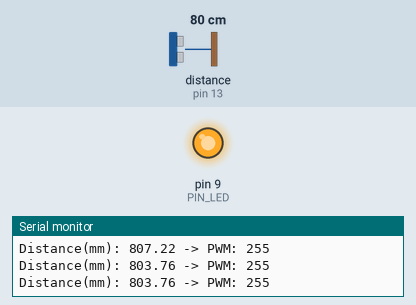
Recording of a sketch running on a simulated Arduino Uno, built with avr-gcc and run on an emulated ATmega328P. On the bench: output pins drawn as LEDs (lit = HIGH), the last lines printed to the serial monitor. Wiring (inferred from the names in the program): ultrasonic range finder: trigger pin 12; echo pin 13. The inputs (shaded band) are chosen by the test bench; at power-on: distance to the obstacle (sensor on pin 13) 80 cm. The echo pulse lasts 58.3 µs per cm; pins used as bus, display or sensor lines are not drawn.

Above: at 1.2 s.
1.3 s: distance to the obstacle (sensor on pin 13) set to 18 cm
At 2.99 s:
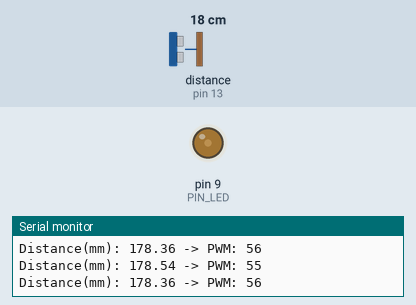
4.3 s: distance to the obstacle (sensor on pin 13) set to 120 cm
Timing chart, 0 to 7.3 s (numbered marks = the images above; inputs shaded):
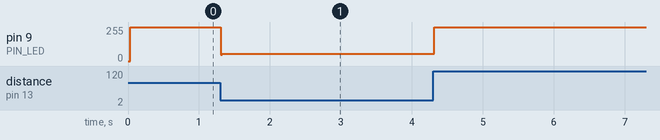

The sketch:

08_example_2.ino
```cpp
#define PIN_LED  9
#define PIN_TRIG 12
#define PIN_ECHO 13

#define SND_VEL 346.0
#define INTERVAL 25
#define PULSE_DURATION 10
#define _DIST_MIN 100.0
#define _DIST_MAX 300.0

#define TIMEOUT ((INTERVAL / 2) * 1000.0)
#define SCALE (0.001 * 0.5 * SND_VEL)

unsigned long last_sampling_time;

void setup() {
  pinMode(PIN_LED, OUTPUT);
  pinMode(PIN_TRIG, OUTPUT);
  pinMode(PIN_ECHO, INPUT);
  Serial.begin(57600);
}

float measure_distance() {
  digitalWrite(PIN_TRIG, HIGH);
  delayMicroseconds(PULSE_DURATION);
  digitalWrite(PIN_TRIG, LOW);
  unsigned long duration = pulseIn(PIN_ECHO, HIGH, TIMEOUT);
  float distance = duration * SCALE;
  return distance;
}

int distanceToBrightness(float dist) {
  int brightness = 255;
  if (dist >= 100 && dist <= 200) {
    brightness = 255 - (int)((dist - 100) / 100.0 * 255);
  }
  else if (dist > 200 && dist <= 300) {
    brightness = 255 - (int)((300 - dist) / 100.0 * 255);
  }
  return brightness;
}

void loop() {
  unsigned long time_now = millis();
  if (time_now - last_sampling_time >= INTERVAL) {
    last_sampling_time = time_now;
    float dist = measure_distance();
    int pwm_val = distanceToBrightness(dist);
    analogWrite(PIN_LED, pwm_val);
    Serial.print("Distance(mm): ");
    Serial.print(dist);
    Serial.print(" -> PWM: ");
    Serial.println(pwm_val);
  }
}
```

Measured:
- after the input at 1.3 s, pin 9 (PIN_LED): 255/255 → 47/255 at once, then moves between 47/255 and 56/255, repeating every 1.1 s
